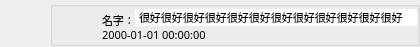
<?xml version="1.0" encoding="UTF-8"?>
<ui version="4.0">
 <class>CommentWidget</class>
 <widget class="QWidget" name="CommentWidget">
  <property name="geometry">
   <rect>
    <x>0</x>
    <y>0</y>
    <width>420</width>
    <height>47</height>
   </rect>
  </property>
  <property name="windowTitle">
   <string>Form</string>
  </property>
  <layout class="QHBoxLayout" name="horizontalLayout_2">
   <property name="spacing">
    <number>0</number>
   </property>
   <property name="leftMargin">
    <number>0</number>
   </property>
   <property name="topMargin">
    <number>1</number>
   </property>
   <property name="rightMargin">
    <number>0</number>
   </property>
   <property name="bottomMargin">
    <number>1</number>
   </property>
   <item>
    <spacer name="horizontalSpacer">
     <property name="orientation">
      <enum>Qt::Horizontal</enum>
     </property>
     <property name="sizeType">
      <enum>QSizePolicy::Fixed</enum>
     </property>
     <property name="sizeHint" stdset="0">
      <size>
       <width>50</width>
       <height>20</height>
      </size>
     </property>
    </spacer>
   </item>
   <item>
    <widget class="QGroupBox" name="groupBox">
     <property name="minimumSize">
      <size>
       <width>0</width>
       <height>45</height>
      </size>
     </property>
     <property name="title">
      <string/>
     </property>
     <property name="flat">
      <bool>true</bool>
     </property>
     <layout class="QGridLayout" name="gridLayout">
      <property name="leftMargin">
       <number>0</number>
      </property>
      <property name="topMargin">
       <number>2</number>
      </property>
      <property name="rightMargin">
       <number>0</number>
      </property>
      <property name="bottomMargin">
       <number>0</number>
      </property>
      <property name="spacing">
       <number>0</number>
      </property>
      <item row="0" column="0">
       <layout class="QHBoxLayout" name="horizontalLayout_16">
        <property name="spacing">
         <number>9</number>
        </property>
        <item>
         <layout class="QVBoxLayout" name="verticalLayout_7">
          <item>
           <widget class="QLabel" name="head">
            <property name="minimumSize">
             <size>
              <width>40</width>
              <height>40</height>
             </size>
            </property>
            <property name="maximumSize">
             <size>
              <width>40</width>
              <height>40</height>
             </size>
            </property>
            <property name="text">
             <string/>
            </property>
            <property name="pixmap">
             <pixmap resource="images/images.qrc">:/men_tiny.gif</pixmap>
            </property>
            <property name="scaledContents">
             <bool>true</bool>
            </property>
           </widget>
          </item>
          <item>
           <spacer name="verticalSpacer_3">
            <property name="orientation">
             <enum>Qt::Vertical</enum>
            </property>
            <property name="sizeHint" stdset="0">
             <size>
              <width>20</width>
              <height>40</height>
             </size>
            </property>
           </spacer>
          </item>
         </layout>
        </item>
        <item>
         <layout class="QVBoxLayout" name="verticalLayout_8">
          <property name="spacing">
           <number>1</number>
          </property>
          <item>
           <layout class="QHBoxLayout" name="horizontalLayout_15">
            <property name="spacing">
             <number>0</number>
            </property>
            <item>
             <layout class="QVBoxLayout" name="verticalLayout_6">
              <property name="spacing">
               <number>0</number>
              </property>
              <property name="topMargin">
               <number>6</number>
              </property>
              <item>
               <widget class="QLabel" name="name">
                <property name="minimumSize">
                 <size>
                  <width>0</width>
                  <height>0</height>
                 </size>
                </property>
                <property name="font">
                 <font>
                  <family>Adobe Arabic</family>
                  <pointsize>8</pointsize>
                 </font>
                </property>
                <property name="layoutDirection">
                 <enum>Qt::RightToLeft</enum>
                </property>
                <property name="text">
                 <string>名字：</string>
                </property>
                <property name="alignment">
                 <set>Qt::AlignLeading|Qt::AlignLeft|Qt::AlignVCenter</set>
                </property>
               </widget>
              </item>
              <item>
               <spacer name="verticalSpacer_2">
                <property name="orientation">
                 <enum>Qt::Vertical</enum>
                </property>
                <property name="sizeType">
                 <enum>QSizePolicy::Expanding</enum>
                </property>
                <property name="sizeHint" stdset="0">
                 <size>
                  <width>17</width>
                  <height>33</height>
                 </size>
                </property>
               </spacer>
              </item>
             </layout>
            </item>
            <item>
             <widget class="QTextEdit" name="comment">
              <property name="font">
               <font>
                <pointsize>8</pointsize>
               </font>
              </property>
              <property name="frameShape">
               <enum>QFrame::NoFrame</enum>
              </property>
              <property name="frameShadow">
               <enum>QFrame::Sunken</enum>
              </property>
              <property name="verticalScrollBarPolicy">
               <enum>Qt::ScrollBarAlwaysOff</enum>
              </property>
              <property name="horizontalScrollBarPolicy">
               <enum>Qt::ScrollBarAlwaysOff</enum>
              </property>
              <property name="readOnly">
               <bool>true</bool>
              </property>
              <property name="html">
               <string>&lt;!DOCTYPE HTML PUBLIC &quot;-//W3C//DTD HTML 4.0//EN&quot; &quot;http://www.w3.org/TR/REC-html40/strict.dtd&quot;&gt;
&lt;html&gt;&lt;head&gt;&lt;meta name=&quot;qrichtext&quot; content=&quot;1&quot; /&gt;&lt;style type=&quot;text/css&quot;&gt;
p, li { white-space: pre-wrap; }
&lt;/style&gt;&lt;/head&gt;&lt;body style=&quot; font-family:'SimSun'; font-size:8pt; font-weight:400; font-style:normal;&quot;&gt;
&lt;p style=&quot; margin-top:0px; margin-bottom:0px; margin-left:0px; margin-right:0px; -qt-block-indent:0; text-indent:0px;&quot;&gt;很好很好很好很好很好很好很好很好很好很好很好很好很好很好&lt;/p&gt;&lt;/body&gt;&lt;/html&gt;</string>
              </property>
             </widget>
            </item>
           </layout>
          </item>
          <item>
           <layout class="QHBoxLayout" name="horizontalLayout">
            <item>
             <widget class="QLabel" name="time">
              <property name="minimumSize">
               <size>
                <width>114</width>
                <height>16</height>
               </size>
              </property>
              <property name="maximumSize">
               <size>
                <width>114</width>
                <height>16777215</height>
               </size>
              </property>
              <property name="font">
               <font>
                <family>宋体</family>
                <pointsize>8</pointsize>
               </font>
              </property>
              <property name="text">
               <string>2000-01-01 00:00:00</string>
              </property>
             </widget>
            </item>
            <item>
             <spacer name="horizontalSpacer_14">
              <property name="orientation">
               <enum>Qt::Horizontal</enum>
              </property>
              <property name="sizeHint" stdset="0">
               <size>
                <width>40</width>
                <height>0</height>
               </size>
              </property>
             </spacer>
            </item>
           </layout>
          </item>
         </layout>
        </item>
       </layout>
      </item>
     </layout>
    </widget>
   </item>
  </layout>
 </widget>
 <resources>
  <include location="images/images.qrc"/>
 </resources>
 <connections/>
</ui>
